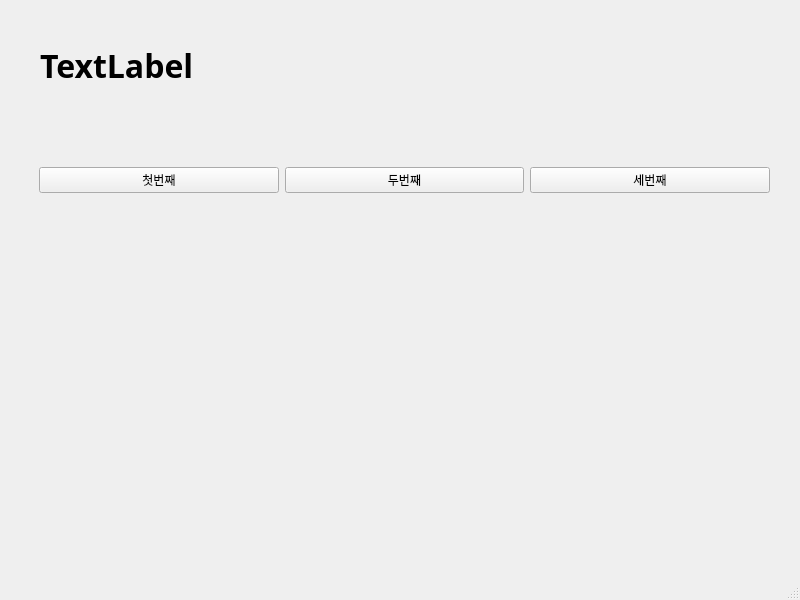
<?xml version="1.0" encoding="UTF-8"?>
<ui version="4.0">
 <class>MainWindow</class>
 <widget class="QMainWindow" name="MainWindow">
  <property name="geometry">
   <rect>
    <x>0</x>
    <y>0</y>
    <width>800</width>
    <height>600</height>
   </rect>
  </property>
  <property name="windowTitle">
   <string>MainWindow</string>
  </property>
  <widget class="QWidget" name="centralwidget">
   <widget class="QWidget" name="horizontalLayoutWidget">
    <property name="geometry">
     <rect>
      <x>39</x>
      <y>140</y>
      <width>731</width>
      <height>80</height>
     </rect>
    </property>
    <layout class="QHBoxLayout" name="horizontalLayout">
     <item>
      <widget class="QPushButton" name="pushButton_3">
       <property name="text">
        <string>첫번째</string>
       </property>
      </widget>
     </item>
     <item>
      <widget class="QPushButton" name="pushButton_2">
       <property name="text">
        <string>두번째</string>
       </property>
      </widget>
     </item>
     <item>
      <widget class="QPushButton" name="pushButton">
       <property name="text">
        <string>세번째</string>
       </property>
      </widget>
     </item>
    </layout>
   </widget>
   <widget class="QLabel" name="label">
    <property name="geometry">
     <rect>
      <x>40</x>
      <y>30</y>
      <width>431</width>
      <height>71</height>
     </rect>
    </property>
    <property name="font">
     <font>
      <family>맑은 고딕</family>
      <pointsize>24</pointsize>
      <weight>75</weight>
      <bold>true</bold>
     </font>
    </property>
    <property name="text">
     <string>TextLabel</string>
    </property>
   </widget>
  </widget>
  <widget class="QMenuBar" name="menubar">
   <property name="geometry">
    <rect>
     <x>0</x>
     <y>0</y>
     <width>800</width>
     <height>21</height>
    </rect>
   </property>
  </widget>
  <widget class="QStatusBar" name="statusbar"/>
 </widget>
 <resources/>
 <connections>
  <connection>
   <sender>pushButton_3</sender>
   <signal>clicked()</signal>
   <receiver>MainWindow</receiver>
   <slot>firstClick()</slot>
   <hints>
    <hint type="sourcelabel">
     <x>118</x>
     <y>205</y>
    </hint>
    <hint type="destinationlabel">
     <x>182</x>
     <y>245</y>
    </hint>
   </hints>
  </connection>
  <connection>
   <sender>pushButton_2</sender>
   <signal>clicked()</signal>
   <receiver>MainWindow</receiver>
   <slot>secondClick()</slot>
   <hints>
    <hint type="sourcelabel">
     <x>363</x>
     <y>205</y>
    </hint>
    <hint type="destinationlabel">
     <x>390</x>
     <y>234</y>
    </hint>
   </hints>
  </connection>
  <connection>
   <sender>pushButton</sender>
   <signal>clicked()</signal>
   <receiver>MainWindow</receiver>
   <slot>thirdClick()</slot>
   <hints>
    <hint type="sourcelabel">
     <x>611</x>
     <y>209</y>
    </hint>
    <hint type="destinationlabel">
     <x>680</x>
     <y>236</y>
    </hint>
   </hints>
  </connection>
 </connections>
 <slots>
  <slot>firstClick()</slot>
  <slot>secondClick()</slot>
  <slot>thirdClick()</slot>
 </slots>
</ui>
